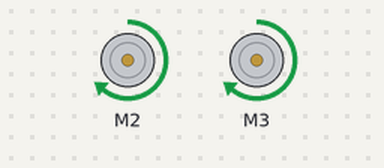
Recording of a sketch running on a simulated Arduino Uno, built with avr-gcc and run on an emulated ATmega328P. On the bench: 2 × DC motor (green arrow = forward, orange = backward, longer = faster). Not simulated (calls return 0 or success): arduino_secrets.h.

Above: at 0.5 s.
At 5.0 s:
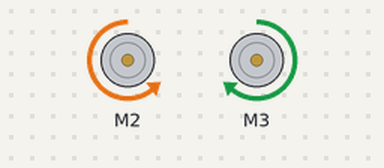
At 11.0 s:
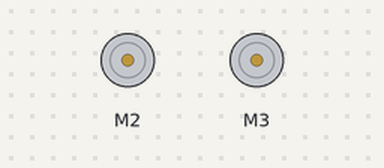
At 17.0 s:
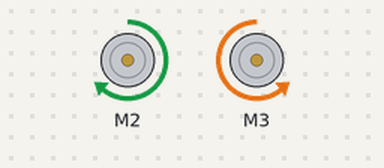
Timing chart, 0 to 17.6 s (numbered marks = the images above):
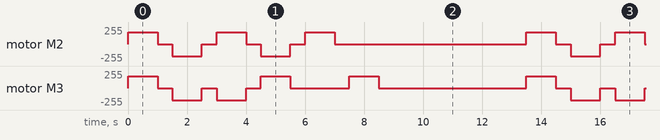

The sketch:

Chassi_2wd.ino
```cpp
#include "arduino_secrets.h"

#include <AFMotor.h> /* Inclui a Biblioteca AFMotor.h */
AF_DCMotor motor2(2); /* Defi ne motor2 como posiÃ§Ã£o 2 de
controle para motor */
AF_DCMotor motor3(3); /* Defi ne motor3 como posiÃ§Ã£o 3 de
controle para motor */
void setup() {
 motor2.run(RELEASE); /* Inicia com os motores parados */
 motor3.run(RELEASE);
}
void loop() {
 motor2.setSpeed(180); /* Defi ne a potÃªncia para os motores
(0-255) */
 motor3.setSpeed(180);
 /* Chama a funÃ§Ã£o frente por 1000 milissegundos */
 frente(1000);
 /* pausa de meio segundo */
 delay(500);
 /* Chama a funÃ§Ã£o rÃ© por 1000 milissegundos */
 re(1000);
 /* pausa de meio segundo */
 delay(500);

 /* Chama a funÃ§Ã£o girar em torno do centro no sentido antihorÃ¡rio por 1000 milissegundos */
giro_centro_antihorario(1000);
/* pausa de meio segundo */
delay(500);
/* Chama a funÃ§Ã£o girar em torno do centro no sentido horÃ¡rio
por 1000 milissegundos */
giro_centro_horario(1000);
/* pausa de meio segundo */
delay(500);
/* Chama a funÃ§Ã£o girar em torno da roda no sentido antihorÃ¡rio por 1000 milissegundos */
giro_roda_antihorario(1000);
/* pausa de meio segundo */
delay(500);
/* Chama a funÃ§Ã£o girar em torno da roda no sentido horÃ¡rio por
1000 milissegundos */
giro_roda_horario(1000);
/* pausa de cinco segundos */
delay(5000);
}
/* FunÃ§Ã£o que move para frente pelo tempo definido */
void frente(int tempo)
{
motor2.run(FORWARD);
motor3.run(FORWARD);
delay(tempo);
motor2.run(RELEASE);
motor3.run(RELEASE);
}
/* FunÃ§Ã£o que move para trÃ¡s pelo tempo definido */
void re(int tempo)
{
motor2.run(BACKWARD);
motor3.run(BACKWARD);
delay(tempo);
motor2.run(RELEASE);
motor3.run(RELEASE);
}
/* FunÃ§Ã£o que gira em torno do centro no sentido anti-horÃ¡rio
pelo tempo definido */
void giro_centro_antihorario(int tempo)
{
motor2.run(FORWARD);
motor3.run(BACKWARD);
delay(tempo);

motor2.run(RELEASE);
motor3.run(RELEASE);
}
/* FunÃ§Ã£o que gira em torno do centro no sentido horÃ¡rio pelo
tempo definido */
void giro_centro_horario(int tempo)
{
motor2.run(BACKWARD);
motor3.run(FORWARD);
delay(tempo);
motor2.run(RELEASE);
motor3.run(RELEASE);
}
/* FunÃ§Ã£o que gira em torno da roda no sentido anti-horÃ¡rio
pelo tempo definido */
void giro_roda_antihorario(int tempo)
{
motor2.run(FORWARD);
motor3.run(RELEASE);
delay(tempo);
motor2.run(RELEASE);
motor3.run(RELEASE);
}
/* FunÃ§Ã£o que gira em torno da roda no sentido horÃ¡rio pelo
tempo definido */
void giro_roda_horario(int tempo)
{
motor2.run(RELEASE);
motor3.run(FORWARD);
delay(tempo);
motor2.run(RELEASE);
motor3.run(RELEASE);

}
```

Measured:
- by itself, motor M3: repeats every 13.5 s: 2 × (stopped 0.50 s, backward 180/255 1.0 s), stopped 0.50 s, forward 180/255 1.0 s, stopped 2.0 s, forward 180/255 1.0 s, stopped 5.0 s, forward 180/255 1.0 s
- by itself, motor M2: repeats every 13.5 s: stopped 0.50 s, backward 180/255 1.0 s, stopped 0.50 s, forward 180/255 1.0 s, stopped 0.50 s, backward 180/255 1.0 s, stopped 0.50 s, forward 180/255 1.0 s, stopped 6.5 s, forward 180/255 1.0 s
